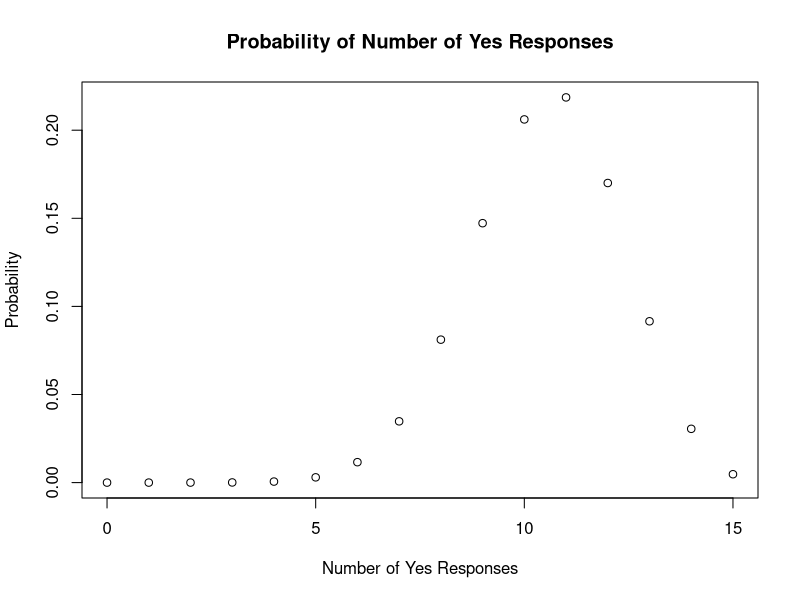
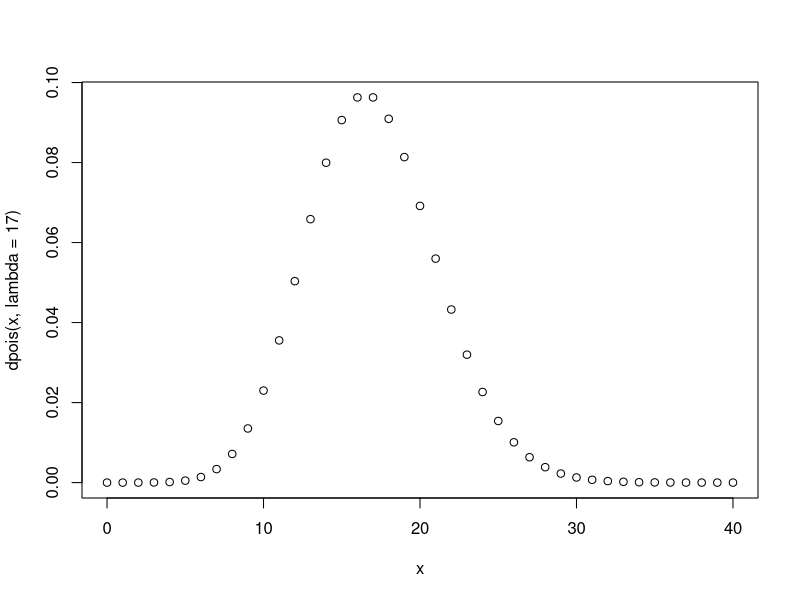
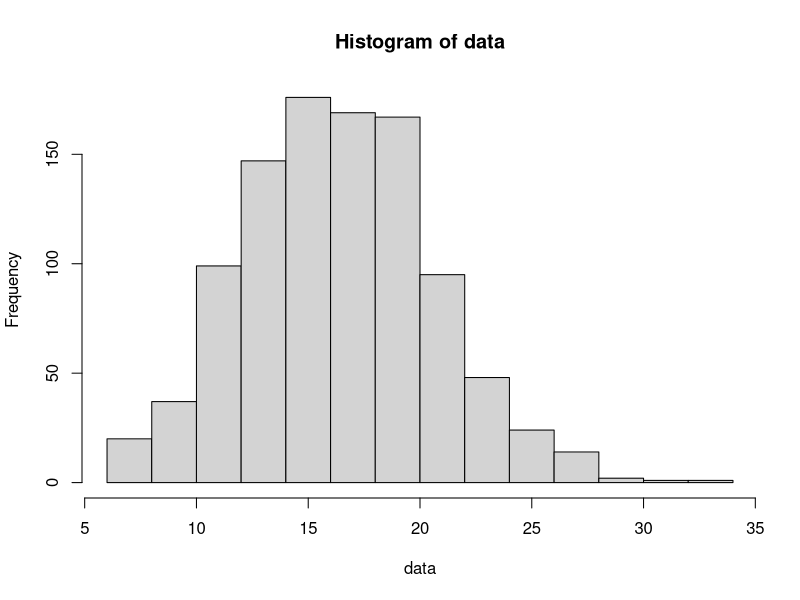
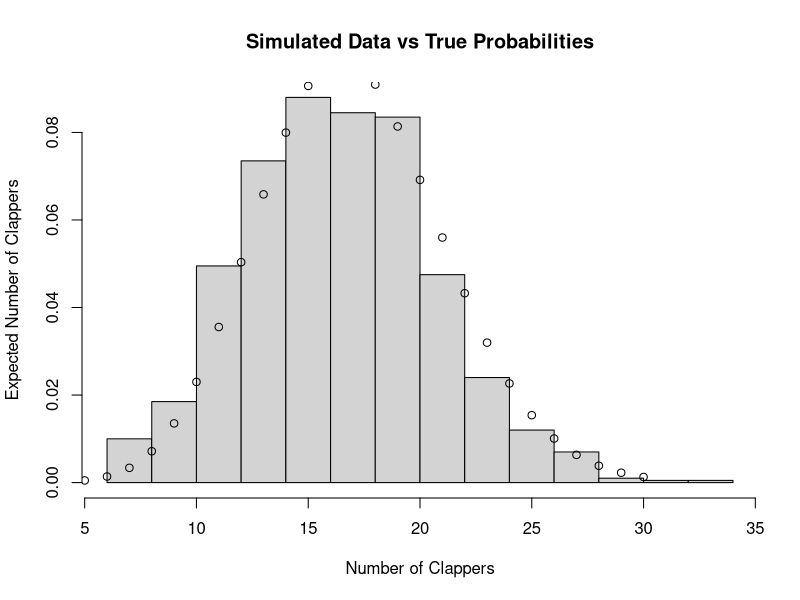

These figures' R source, in order:
#We have n = 300 participants, and a probability of success p = 0.7. Therefore, our expected number of “yes” responses out of this group is:
n = 300
p = 0.7
n*p

#What is the variance of this random variable?
n*p*(1-p)

#Now let’s return our attention to the active focus group. Let’s suppose your group consists of 15 people. Then you will have as few as zero yes responses and as many as 15. Let’s plot the probability of each of the 16 possibilities.

x <- 0:15
plot(x, dbinom(x, size = 15, prob = 0.7),
     main = "Probability of Number of Yes Responses",
     xlab = "Number of Yes Responses",
     ylab = "Probability")
1


#simulate 1000 more focus groups
data <- rbinom(1000, size = 15, prob = 0.7)
mean(data)
var(data)

#Let’s look at a similar experiment using the Poisson distribution. Every lecture, on average, 17 students clap
#at the end of my lecture (no not really, the actual number is much much much closer to zero). Pretending
#that the number is actually 17, I would like to predict the number who will clap at the end of my next lecture
#so I can know how good I will feel on the way back to my office.
#Similar to above, let’s plot the probability of the number of clappers from 0 up to 50.

x <- 0:40
plot(x,dpois(x, lambda = 17))

#simulate 1000
data <- rpois(1000, lambda = 17)
mean(data)

var(data)

#plot
x <- c(5:30)
invisible(plot(hist(data), freq = FALSE,
               main = "Simulated Data vs True Probabilities",
               xlab = "Number of Clappers",
               ylab = "Expected Number of Clappers"))

#overlay points
points(x, dpois(x, lambda = 17))


#change1 - updated

#change2

#change3

#change4

#changefrombrowser

#changefrombrowser2

#changefrom VSCODE

#changefrom caroline

#change from Matt
